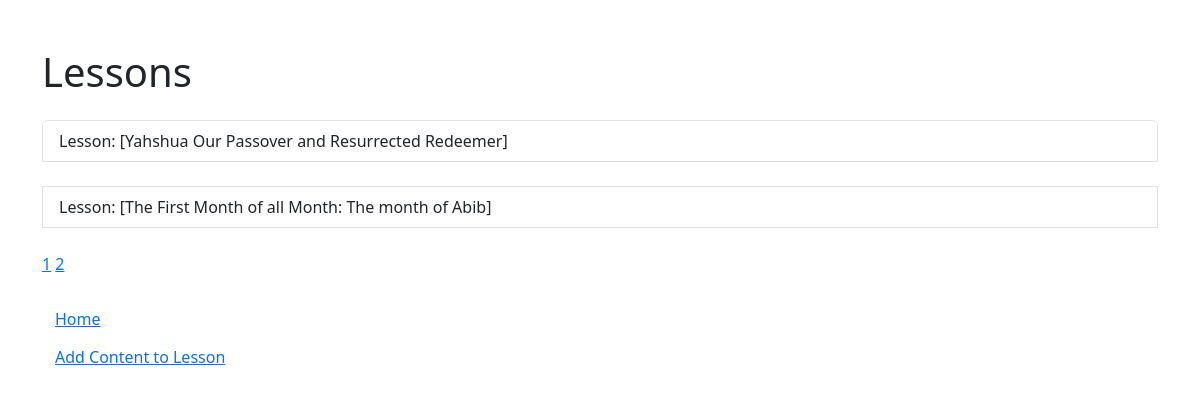
The page /lesson?page=2 (signed in) on the database its author committed.
### application/models.py (models this page shows)
class Lesson(db.Model):
    id = db.Column(db.Integer, primary_key=True)
    title = db.Column(db.String(100), nullable=False)
    scripture_reading = db.Column(db.Text, nullable=False)
    memory_verse = db.Column(db.Text, nullable=False)
    date_posted = db.Column(db.DateTime, nullable=False, default=datetime.utcnow)
    introduction = db.Column(db.Text)
    conclusion = db.Column(db.Text)
    questions = db.relationship('Body', backref='Lesson.id', lazy="joined")
    def __repr__(self):
        return f"Lesson:  [{self.title}]"

### application/routes.py (the view)
@app.route('/lesson', methods=['GET', 'POST'])
@login_required
def lesson():
    page= request.args.get('page',1, type=int)
    lessons = Lesson.query.order_by(Lesson.date_posted.desc()).paginate(page=page, per_page=2)
    return render_template('lesson.html', title='Lessons', lessons=lessons)

### application/models.py (called while the page is built)
@login_manager.user_loader
def load_user(user_id):
    return User.query.get(int(user_id))

### application/templates/lesson.html
{% extends "layout.html" %}
{% block content %}
<div class="container mt-5">
    <h1 class="mb-4">Lessons</h1>
    <div class="list-group">
        {% for lesson in lessons %}
        <a href="{{ url_for('view_lesson', lesson_id=lesson.id) }}" class="list-group-item list-group-item-action">
            {{ lesson }}
        </a> <br>
        {% endfor %}
    </div>
    <div>
        {% for page_num in lessons.iter_pages() %}
            {% if page_num %}
                <a href="{{url_for('lesson', page=page_num)}}">{{ page_num }}</a>
            {% else %}
            ...
            {% endif %}
        {% endfor %}
    </div>
    <div class="mt-4">
        <small><a href="{{ url_for('home') }}" class="btn btn-link">Home</a></small> <br>
        <a href="{{ url_for('add_content') }}" class="btn btn-link">Add Content to Lesson</a>
    </div>
</div>
{% endblock content %}

### rows shown on the page
Lesson: title "Lesson: [Yahshua Our Passover and Resurrected Redeemer]"
Lesson: title "Lesson: [The First Month of all Month: The month of Abib]"

### other values the page prints
{{ page_num }} "1" "2"
